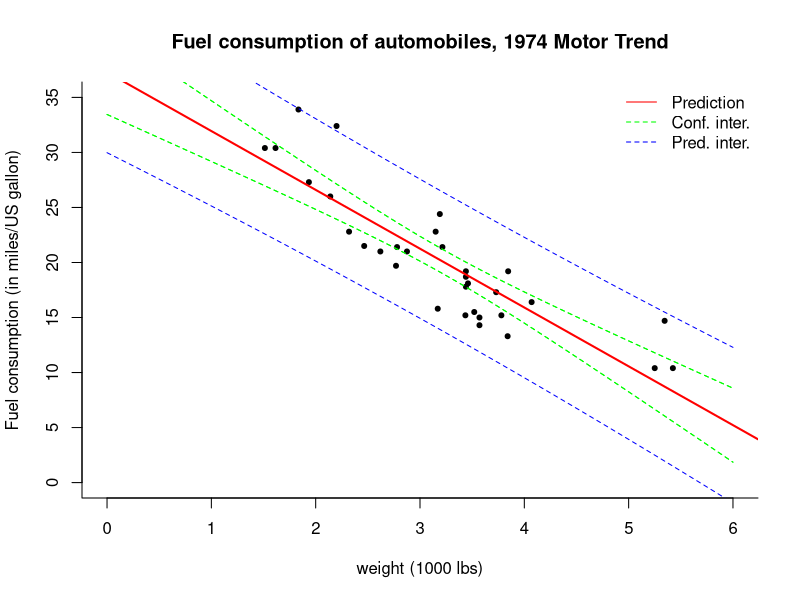

This figure's R source:
## ---- chunk 1
# The function lm and its output
ols <- lm(mpg ~ wt, data = mtcars)
res <- resid(ols)
X <- cbind(1,  mtcars$wt)
s2 <- sum(res^2) / (length(res) - ncol(X))
std_err <- sqrt(diag(s2 * solve(crossprod(X))))
beta_hat <- coef(ols)
# Plot data set
plot(mpg ~ wt, data = mtcars, xlab = "weight (1000 lbs)", ylab = "Fuel consumption (in miles/US gallon)", 
     main = "Fuel consumption of automobiles, 1974 Motor Trend", 
     bty = "l", pch = 20, ylim = c(0, 35), xlim = c(0, 6))
abline(beta_hat, col = 'red', lwd = 2)

#Confidence intervals
tqu = qt(0.975, df = nrow(X)- ncol(X))
conf_inter <- cbind(beta_hat - tqu * std_err, beta_hat + tqu * std_err)
#Compare with lm output
confint(ols)


xstar <- seq(0, 6, by = 0.1)

#Confidence interval for prediction using lm output
ystar_confint <- predict(ols, newdata = data.frame(wt = xstar), interval = 'confidence')
lines(xstar, ystar_confint[ ,2], lty = 2, col = 'green')
lines(xstar, ystar_confint[ ,3], lty = 2, col = 'green')
#Prediction interval using lm output
ystar_predint <- predict(ols, newdata = data.frame(wt = xstar), interval = 'prediction')
lines(xstar, ystar_predint[ ,2], lty = 2, col = 'blue')
lines(xstar, ystar_predint[ ,3], lty = 2, col = 'blue')

#Manually (see class notes)
confint_xstar <- tqu * sqrt(s2 * apply(cbind(1, xstar), 1, function(cvec){t(cvec) %*% solve(crossprod(X)) %*% cvec}))
fitted_xstar <- cbind(1, xstar) %*% cbind(beta_hat)
lines(xstar,  fitted_xstar - confint_xstar, lty = 2, col = 'green')
lines(xstar,  fitted_xstar + confint_xstar, lty = 2, col = 'green')
legend(x = "topright", col = c("red", "green","blue"), lty = c(1, 2, 2), legend = c("Prediction","Conf. inter.","Pred. inter."), bty = "n")
